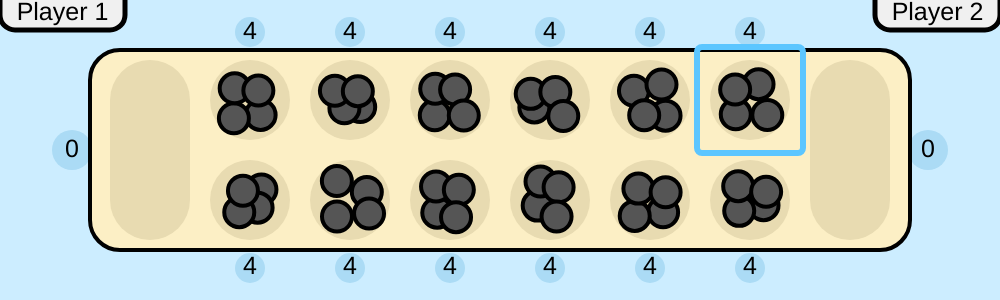
Frame 1 (no input)
Frame 60 (no input): identical to frame 1, image omitted
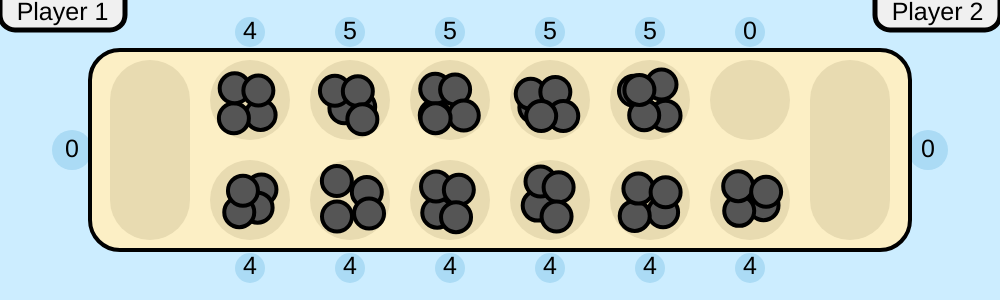
Frame 120 (the mouse pressed at the canvas centre since frame 60)

The p5.js sketch that drew these frames (run headless with seeded random() and noise() and a simulated clock; from frame 60 on, the mouse is pressed at the canvas centre):

// p5.js sketch
// ── sketch.js
let pots = [];
let turn = 0;
let inMove = false;
let gameOver = false;

let mouseIndex = 0;
let handIndex = 0;
let moveClock = 0;
let handCount = 0;
let handX = 0;
let handY = 0;
let targetHandX = 0;
let targetHandY = 0;
let oldHandX = 0;
let oldHandY = 0;

const moveSpeed = 10;
const pebblePosVar = 20;
let baseSeed;
let turnCount;
let winner;

const confettiDensity = 2;
const confettiSize = 9;
const confettiSpeed = 3.5;
const confettiSpeedVar = 1.5;
const confettiDriftVar = 1.75;
let confettiArray = [];
let bounceSpeed = 8;
let bounceY = 0;
let time;

function setup() {

  createCanvas(1000, 300);
  frameRate(30);
  baseSeed = random(100);

  for (let i = 0; i < 14; i++) {
    if (i < 7) {
      pots[i] = new Pot(i, 6 - i, 0);
    } else {
      pots[i] = new Pot(i, i - 6, 1);
    }
  }

  for (let i = 0; i < 14; i++) {

    pots[i].update();
  }

  print("     -=:SETUP COMPLETE:=-");
}

function draw() {

  background(204, 237, 255);

  pebbleSum = handCount;
  for (let i = 0; i < 14; i++) {//updating pots and drawing pebbes

    pots[i].update();
    pebbleSum += pots[i].count;
    if (pots[i].isBig && pots[i].index == 6) {

      drawPebbles(pots[i].index * baseSeed, pots[i].count, pots[i].x + 50, pots[i].y + 100, true, false);
    } else if (pots[i].isBig && pots[i].index == 13) {

      drawPebbles(pots[i].index * baseSeed, pots[i].count, pots[i].x + 50, pots[i].y + 0, true, false);
    } else {

      drawPebbles(pots[i].index * baseSeed, pots[i].count, pots[i].x + 50, pots[i].y + 50, false, false);
    }
  }
  if (pebbleSum != 48) {

    print("MANUAL ERROR: Uneven sum of pebbles: " + pebbleSum);
  }

  let a = 0;
  for (let i = 0; i < 6; i++) {//win conditions

    a += pots[i].count;
  }
  if (a == 0 && !inMove && !gameOver) {

    gameOver = true;
  }

  let b = 0;
  for (let i = 0; i < 6; i++) {

    b += pots[i + 7].count;
  }
  if (b == 0 && !inMove && !gameOver) {

    print("Game Over");
    if (pots[6].count > pots[13].count) {

      winner = 0;
    } else if (pots[6].count < pots[13].count){

      winner = 1;
    } else {

      winner = 2;
    }
    gameOver = true;
  }

  noFill();
  stroke(0);
  strokeWeight(4);
  rect(90, 50, 820, 200, 30);

  if (!pots[mouseIndex].isBig && pots[mouseIndex].indexY == turn && !inMove && !gameOver) {// cursor/highlights or whatever

    noFill();
    stroke(92, 198, 255);
    strokeWeight(6);
    rect(pots[mouseIndex].x - 3, pots[mouseIndex].y - 3, 106, 106, 5);
  }
  if (inMove && !pots[handIndex].isBig) {

    noFill();
    stroke(92, 198, 255);
    strokeWeight(6);
    rect(pots[handIndex].x - 3, pots[handIndex].y - 3, 106, 106, 5);
  } else if (inMove && pots[handIndex].index == 6) {

    noFill();
    stroke(92, 198, 255);
    strokeWeight(6);
    rect(pots[handIndex].x - 3, pots[handIndex].y - 3, 106, 206, 5);
  } else if (inMove && pots[handIndex].index == 13) {

    noFill();
    stroke(92, 198, 255);
    strokeWeight(6);
    rect(pots[handIndex].x - 3, pots[handIndex].y - 103, 106, 206, 5);
  }

  if (inMove) {

    drawPebbles(baseSeed, handCount, handX, handY, false, true);

    if (moveClock >= moveSpeed) {// move update

      handIndex++;

      if (handIndex == 14) {//looping
        handIndex = 0;
      }

      oldOldHandX = oldHandX;
      oldOldHandY = oldHandY;
      oldHandX = targetHandX;
      oldHandY = targetHandY;
      if (handIndex != 13) {

        targetHandX = pots[handIndex + 1].x + 50;
        targetHandY = pots[handIndex + 1].y + 50;
      } else {

        targetHandX = pots[0].x + 50;
        targetHandY = pots[0].y + 50;
      }

      if (pots[handIndex].index == 5) {

        targetHandY += 50;
      } else if (pots[handIndex].index == 12) {

        targetHandY -= 50;
      }

      if (turn == 0 && handIndex == 13) {//skipping opponent pots

        handIndex = 0;
      } else if (turn == 1 && handIndex == 6) {

        handIndex = 7;
      }

      if (handCount > 0) {//if you still have pebbles in hand

        handCount--;
        pots[handIndex].count++;

      } else {// if you are out

        handIndex--;
        if (handIndex < 0) {

          handIndex = 13;
        }
        if (!pots[handIndex].isBig) {// if you end on a normal pot

          print("Ended on a normal pot");

          if (pots[handIndex].indexY == 1 && pots[handIndex].count == 1) {//if you land in an empty space

            if (turn == 0) {

              pots[6].count += pots[6 - (handIndex - 6)].count;
            } else {

              pots[13].count += pots[6 - (handIndex - 6)].count;
            }
            pots[6 - (handIndex - 6)].count = 0;
          } else if (pots[handIndex].indexY == 0 && pots[handIndex].count == 1) {

            if (turn == 0) {

              pots[6].count += pots[6 + (6 - handIndex)].count;
            } else {

              pots[13].count += pots[6 + (6 - handIndex)].count;
            }
            pots[6 + (6 - handIndex)].count = 0;
          }

          if (turn == 0) {//turn over
            turn = 1;
          } else {
            turn = 0;
          }
          inMove = false;

        } else {// if you end on a big pot

          print("Ended on a a big pot");
          if (pots[handIndex].index == 6 && turn == 1 && handCount != 0) {

            print("Wait nvm mb 1");
          } else if (pots[handIndex].index == 13 && turn == 0 && handCount != 0) {

            print("Wait nvm mb 0");
          } else {

            inMove = false;
          }
        }
      }

      moveClock = 0;
      print("Updated move");
    } else {

      ratio = moveClock/moveSpeed;
      handX = oldHandX - (oldHandX - targetHandX) * ratio;
      handY = oldHandY - (oldHandY - targetHandY) * ratio;

      moveClock++;
    }
  }

  //nameCards
  fill(240);
  stroke(0);
  strokeWeight(5);
  rect(0, -15, 125, 45, 15);
  rect(width - 125, -15, 125, 45, 15);

  fill(0);
  noStroke();
  textSize(25);
  textAlign(CENTER, TOP);
  text("Player 1", 125 / 2, 1);
  text("Player 2", width - (125 / 2), 1);

  if (gameOver) {

    inMove = false;

    for (let i = 0; i < confettiDensity; i++) {//confetti

      let newConf = new confetti();
      confettiArray.push(newConf);
      newConf.index = confettiArray.length;
    }

    for (let i = 0; i < confettiArray.length; i++) {

      confettiArray[i].update();
    }

    if (winner == 0) {

      stroke(0);
      strokeWeight(5);
      fill(171, 219, 245);
      rect((width / 2) - 150, (height / 2) - 37.5, 300, 75, 20);

      fill(0);
      noStroke();
      textSize(45);
      textAlign(CENTER, CENTER);
      text("Player 1 Wins!", width / 2, height / 2);
    } else if (winner == 1) {

      stroke(0);
      strokeWeight(5);
      fill(171, 219, 245);
      rect((width / 2) - 150, (height / 2) - 37.5, 300, 75, 20);

      fill(0);
      noStroke();
      textSize(45);
      textAlign(CENTER, CENTER);
      text("Player 2 Wins!", width / 2, height / 2);
    } else {

      stroke(0);
      strokeWeight(5);
      fill(171, 219, 245);
      rect((width / 2) - 75, (height / 2) - 37.5, 150, 75, 20);

      fill(0);
      noStroke();
      textSize(55);
      textAlign(CENTER, CENTER);
      text("Tie!", width / 2, height / 2);
    }
  }
}

class Pot {
  constructor (index_, indexX_, indexY_) {

    this.index = index_;
    this.indexX = indexX_;
    this.indexY = indexY_;
    this.x = (0 + this.indexX) * 100 + 100;
    this.y = this.indexY * 100 + 50;
    if (this.index == 6 || this.index == 13) {

      this.isBig = true;
      this.count = 0;
    } else {

      this.isBig = false;
      this.count = 4;
      this.mouseHover = false;
    }

    print("New pot created at " + this.indexX + " : " + this.indexY + " with index " + this.index);
  }

  update() {

    if (mouseX < this.x + 100 && mouseX > this.x && mouseY < this.y + 100 && mouseY > this.y && !this.isBig) {

      this.mouseHover = true;
    } else if (mouseX < this.x + 100 && mouseX > this.x && mouseY < this.y + 200 && mouseY > this.y && this.index == 6) {

      this.mouseHover = true;
    } else if (mouseX < this.x + 100 && mouseX > this.x && mouseY < this.y + 100 && mouseY > this.y - 100 && this.index == 13) {

      this.mouseHover = true;
    } else {

      this.mouseHover = false;
    }
    if (this.mouseHover) {
      mouseIndex = this.index;
    }

    if (!this.isBig) {

      fill(252, 239, 197);
      noStroke();
      rect(this.x, this.y, 100, 100,);

      noStroke();
      fill(232, 219, 177);
      ellipse(this.x + 50, this.y + 50, 80, 80);
    } else if (this.index == 6) {

      fill(252, 239, 197);
      noStroke();
      rect(this.x - 10, this.y, 110, 200, 30, 0, 0, 30);

      noStroke();
      fill(232, 219, 177);
      rect(this.x + 10, this.y + 10, 80, 180, 40);
    } else if (this.index == 13) {

      fill(252, 239, 197);
      noStroke();
      rect(this.x, this.y - 100, 110, 200, 0, 30, 30, 0);

      noStroke();
      fill(232, 219, 177);
      rect(this.x + 10, this.y - 90, 80, 180, 40);
    }

    if (this.index == 6) {

      noStroke();
      fill(171, 219, 245);
      ellipse(this.x - 28, this.y + 100, 40, 40);

      fill(0);
      noStroke();
      textSize(25);
      textAlign(CENTER, CENTER);
      text(this.count, this.x - 28, this.y + 100);
    } else if (this.index == 13) {

      noStroke();
      fill(171, 219, 245);
      ellipse(this.x + 128, this.y, 40, 40);

      fill(0);
      noStroke();
      textSize(25);
      textAlign(CENTER, CENTER);
      text(this.count, this.x + 128, this.y);
    } else if (this.indexY == 0) {

      noStroke();
      fill(171, 219, 245);
      ellipse(this.x + 50, this.y - 18, 30, 30);

      fill(0);
      noStroke();
      textSize(25);
      textAlign(CENTER, BOTTOM);
      text(this.count, this.x + 50, this.y - 5);
    } else if (this.indexY == 1) {

      noStroke();
      fill(171, 219, 245);
      ellipse(this.x + 50, this.y + 118, 30, 30);

      fill(0);
      noStroke();
      textSize(25);
      textAlign(CENTER, TOP);
      text(this.count, this.x + 50, this.y + 105);
    }
  }
}

function drawPebbles (seed, count, x, y, isBig, isHand) {

  stroke(0);
  strokeWeight(4);
  fill(85);
  randomSeed(seed);
  for (let i = 0; i < count; i++) {

    if ((i + floor(seed)) % 4 == 0) {

      xVar = random(5, pebblePosVar);
      yVar = random(-pebblePosVar, -5);
    } else if ((i + floor(seed)) % 4 == 1) {

      xVar = random(5, pebblePosVar);
      yVar = random(5, pebblePosVar);
    } else if ((i + floor(seed)) % 4 == 2) {

      xVar = random(-pebblePosVar, -5);
      yVar = random(5, pebblePosVar);
    } else if ((i + floor(seed)) % 4 == 3) {

      xVar = random(-pebblePosVar, -5);
      yVar = random(-pebblePosVar, -5);
    }

    if (isBig) {

      yVar = yVar * 3;
    }

    if (isHand) {

      ellipse(x + xVar, y + yVar, 35, 35);
    } else {

      ellipse(x + xVar, y + yVar, 30, 30);
    }
  }
}

function mousePressed () {

  if (!pots[mouseIndex].isBig && pots[mouseIndex].indexY == turn && !inMove && pots[mouseIndex].count != 0 && !gameOver) {

    turnCount++;
    inMove = true;
    handCount = pots[mouseIndex].count;
    pots[mouseIndex].count = 0;
    handIndex = mouseIndex;

    oldHandX = pots[handIndex].x + 50;
    oldHandY = pots[handIndex].y + 50;
    targetHandX = pots[handIndex + 1].x + 50;
    targetHandY = pots[handIndex + 1].y + 50;
    if (pots[handIndex].index == 6) {

      targetHandY += 50;
    } else if (pots[handIndex].index == 13) {

      targetHandY -= 50;
    }
    handX = pots[handIndex].x + 50;
    handY = pots[handIndex].y + 50;
    moveClock = moveSpeed - moveSpeed;
  }
}

class confetti {

  constructor () {

    randomSeed(time);

    this.x = random(0, width);
    this.y = -10;
    this.varX = random(-confettiDriftVar, confettiDriftVar);
    this.speed = random(confettiSpeed - confettiSpeedVar, confettiSpeed + confettiSpeedVar);
    this.index;

    this.x1 = random(0, confettiSize);
    this.y1 = random(0, confettiSize);
    this.x2 = random(-confettiSize, 0);
    this.y2 = random(0, confettiSize);
    this.x3 = random(-confettiSize, 0);
    this.y3 = random(-confettiSize, 0);
    this.x4 = random(0, confettiSize);
    this.y4 = random(-confettiSize, 0);

    this.r = random(150, 250);
    this.g = random(150, 250);
    this.b = random(150, 250);
  }

  update () {

    noStroke();
    fill(this.r, this.g, this.b);
    quad(this.x + this.x1, this.y + this.y1, this.x + this.x2, this.y + this.y2, this.x + this.x3, this.y + this.y3, this.x + this.x4, this.y + this.y4);

    this.y += this.speed;
    this.x += this.varX;
  }
}
